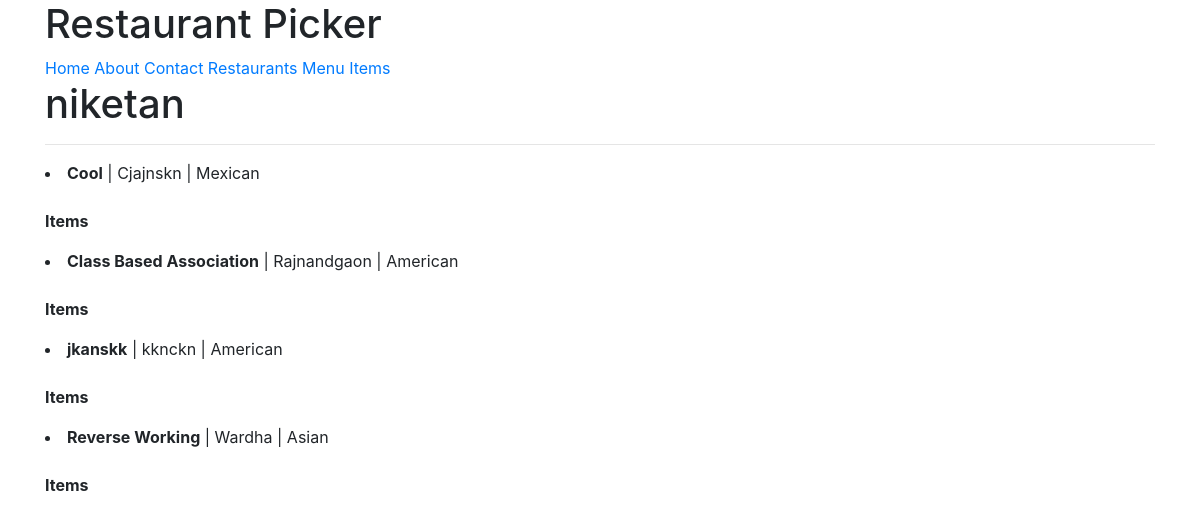
The app's page /u/niketan/ (signed in), older data.
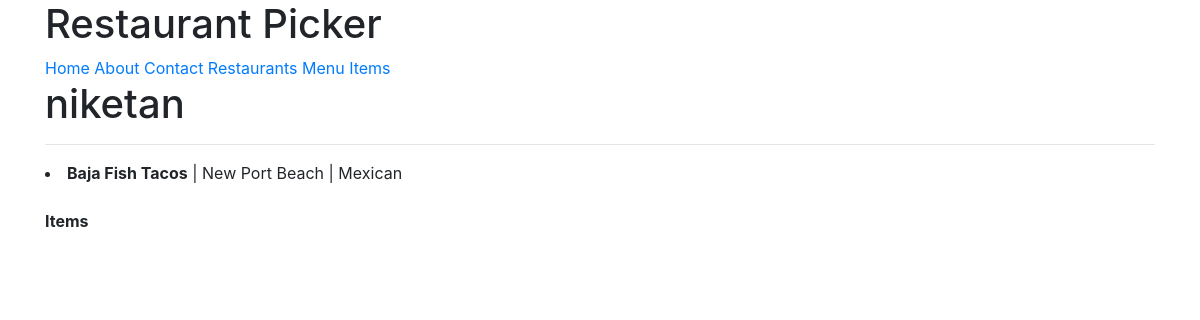
The same page, newer data.
### restaurants/models.py (models this page shows, shortened)
class RestaurantLocation(models.Model):
    owner       = models.ForeignKey(
                    User,
                    on_delete = models.CASCADE,
                )
    name        = models.CharField(max_length = 120)
    location    = models.CharField(max_length = 120, null=True, blank=True)
    category    = models.CharField(max_length = 120, null=True, blank=True,validators=[validate_category])
    timestamp   = models.DateTimeField(auto_now_add=True, null=True)
    updated     = models.DateTimeField(auto_now=True)
    slug        = models.SlugField(null=True, blank=True)
    @property
    def title(self):
        return self.name

### profiles/views.py (the view)
# urls.py: path('<username>/',ProfileDetailView.as_view(),name='detail'),
class ProfileDetailView(DetailView):
    template_name = 'profiles/user.html'
    def get_object(self):
        username = self.kwargs.get('username')
        if username is None:
            return Http404
        return get_object_or_404(User, username__iexact = username, is_active=True)

### profiles/templates/profiles/user.html (shortened to what this page needs)
{% extends 'base.html' %}
{% block content %}
<h1>{{ user.username }}</h1>
<hr>
{% if user.item_set.all.exists %}
{% for rest in user.restaurantlocation_set.all %}
  <li><b>{{ rest.title }}</b> | {{ rest.location }} | {{ rest.category }}</li>
  <br>
  <b>Items</b>
{% endfor %}
{% else %}
<p class="lead">No Item Found</p>
{% endif %}
<br>
{% endblock content %}

Row changes from the older to the newer data that the page shows:
removed RestaurantLocation: title "Cool", location "Cjajnskn", category "Mexican"
removed RestaurantLocation: title "Class Based Association", location "Rajnandgaon", category "American"
removed RestaurantLocation: title "jkanskk", location "kknckn", category "American"
removed RestaurantLocation: title "Reverse Working", location "Wardha", category "Asian"
added RestaurantLocation: title "Baja Fish Tacos", location "New Port Beach", category "Mexican"
